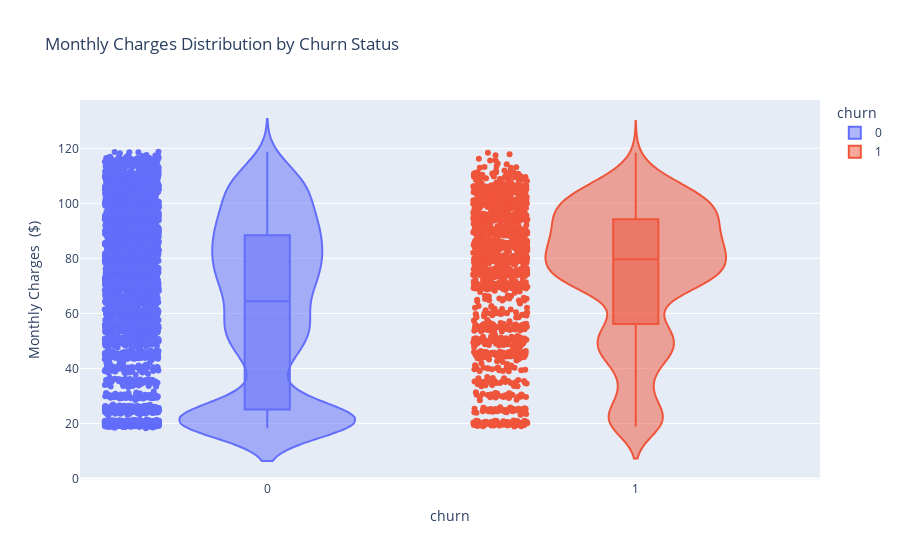

Notebook cell for this chart:
### Markdown cell above
#### Monthly Charges Analysis by Churn (Violin Plot)

### Code cell
fig = px.violin(
    data_frame=df,
    x='churn',
    y='monthlycharges',
    color='churn',
    box=True,
    points="all",
    title='Monthly Charges Distribution by Churn Status',
    labels={'monthlycharges': 'Monthly Charges  ($)'}
)
fig.show()

### Figure 1 — Plotly figure (JSON) as saved in the notebook; plotly's stock layout.template omitted (floating-point values rounded to 4 significant figures; data arrays with more than 128 entries replaced by an {"elided": "..."} marker saying what was removed)
{"data": [{"alignmentgroup": "True", "box": {"visible": true}, "hovertemplate": "churn=%{x}<br>Monthly Charges  ($)=%{y}<extra></extra>", "legendgroup": "0", "marker": {"color": "#636efa"}, "name": "0", "offsetgroup": "0", "orientation": "v", "points": "all", "scalegroup": "True", "showlegend": true, "type": "violin", "x": {"elided": "5174 int values"}, "x0": " ", "xaxis": "x", "y": {"elided": "5174 float values"}, "y0": " ", "yaxis": "y"}, {"alignmentgroup": "True", "box": {"visible": true}, "hovertemplate": "churn=%{x}<br>Monthly Charges  ($)=%{y}<extra></extra>", "legendgroup": "1", "marker": {"color": "#EF553B"}, "name": "1", "offsetgroup": "1", "orientation": "v", "points": "all", "scalegroup": "True", "showlegend": true, "type": "violin", "x": {"elided": "1869 int values"}, "x0": " ", "xaxis": "x", "y": {"elided": "1869 float values"}, "y0": " ", "yaxis": "y"}], "layout": {"legend": {"title": {"text": "churn"}, "tracegroupgap": 0}, "title": {"text": "Monthly Charges Distribution by Churn Status"}, "violinmode": "overlay", "xaxis": {"anchor": "y", "categoryarray": [0, 1], "categoryorder": "array", "domain": [0, 1], "title": {"text": "churn"}}, "yaxis": {"anchor": "x", "domain": [0, 1], "title": {"text": "Monthly Charges  ($)"}}}}
